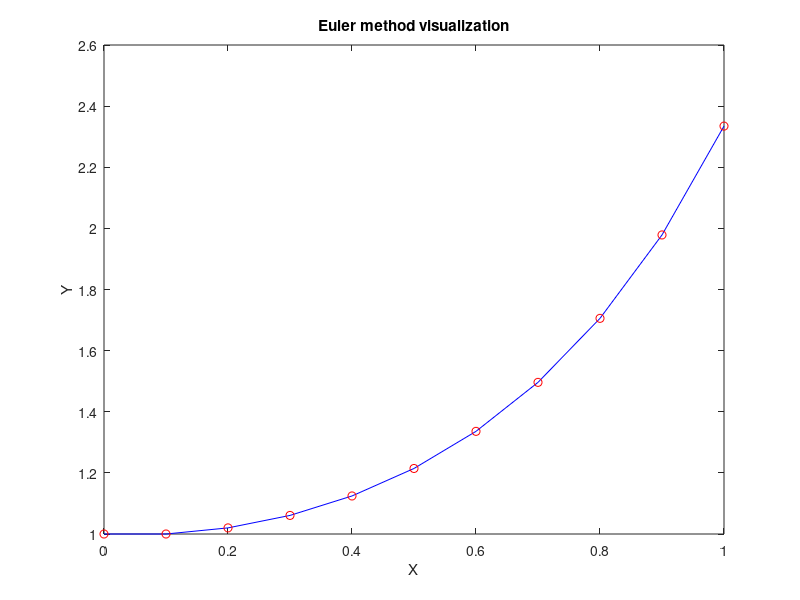

Here is the MATLAB script that generated this plot:
clc; close all; clear;

iter = 0; % Number of iterations
h = 0.1;  % Step
e = 1;    % Constraint
y0 = 1;   % Initial condition


f = @(x, y) 2 * x * y; % Ordinary differential equation
X = zeros(e / h, 1);
Y = zeros(e / h, 1);
dY = zeros(e / h, 1);

Y(1) = y0;

for i=1:h:(e+1)
    iter = iter + 1;
    dY(iter) = h * f(X(iter), Y(iter));
    
    if (i ~= (e+1))
        Y(iter + 1) = Y(iter) + dY(iter);
        X(iter + 1) = X(iter) + h;
    end
end

disp(Y);

p = figure;
plot(X, Y, 'b-', X, Y, 'ro');
title("Euler method visualization")
xlabel("X")
ylabel("Y")
saveas(p, 'euler.png');